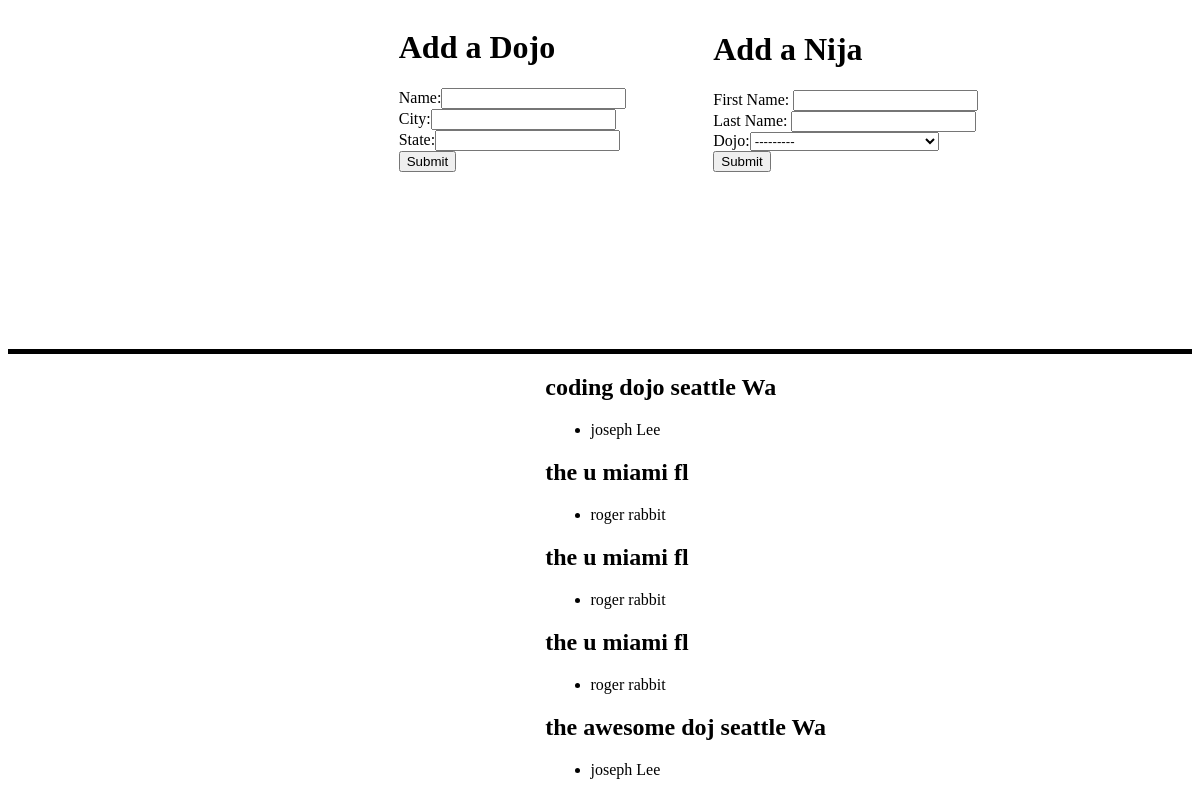
Before: / with the older database file.
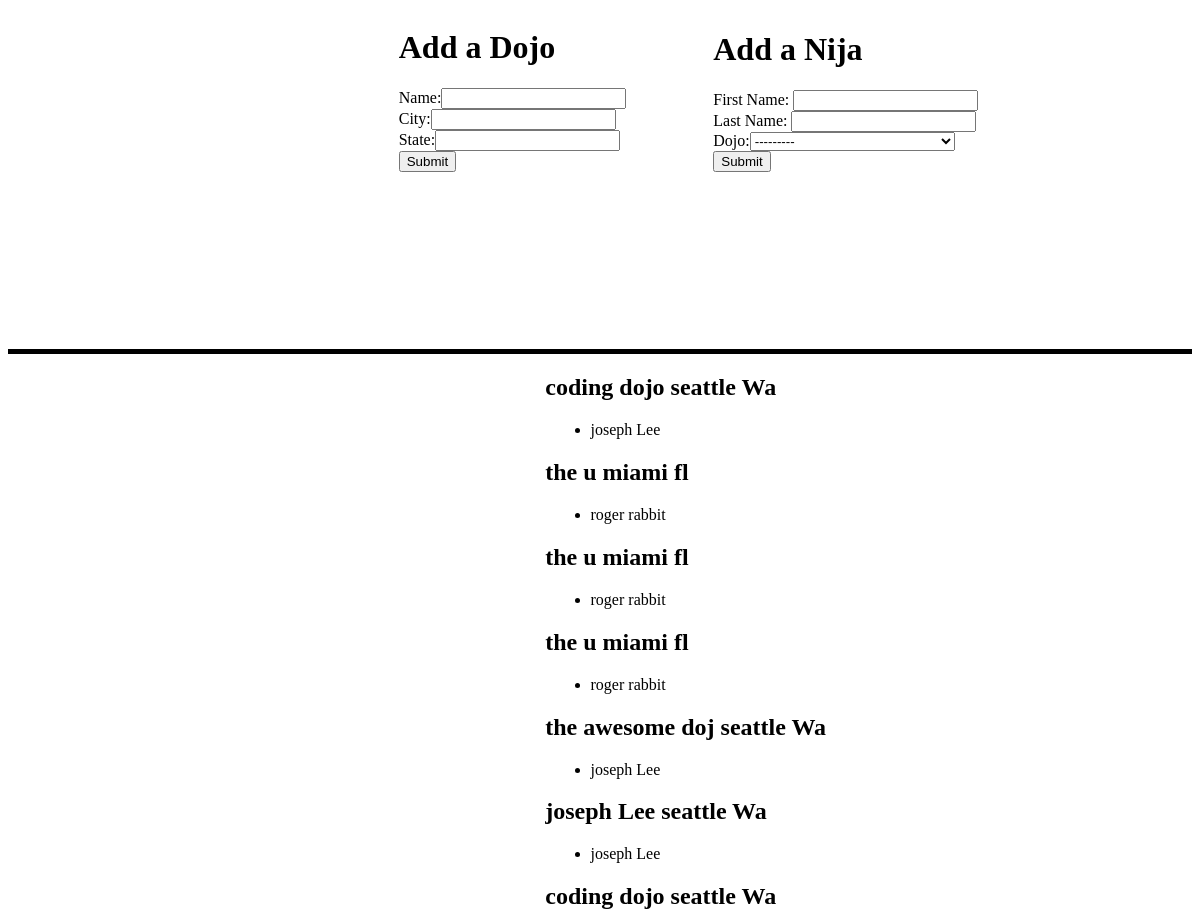
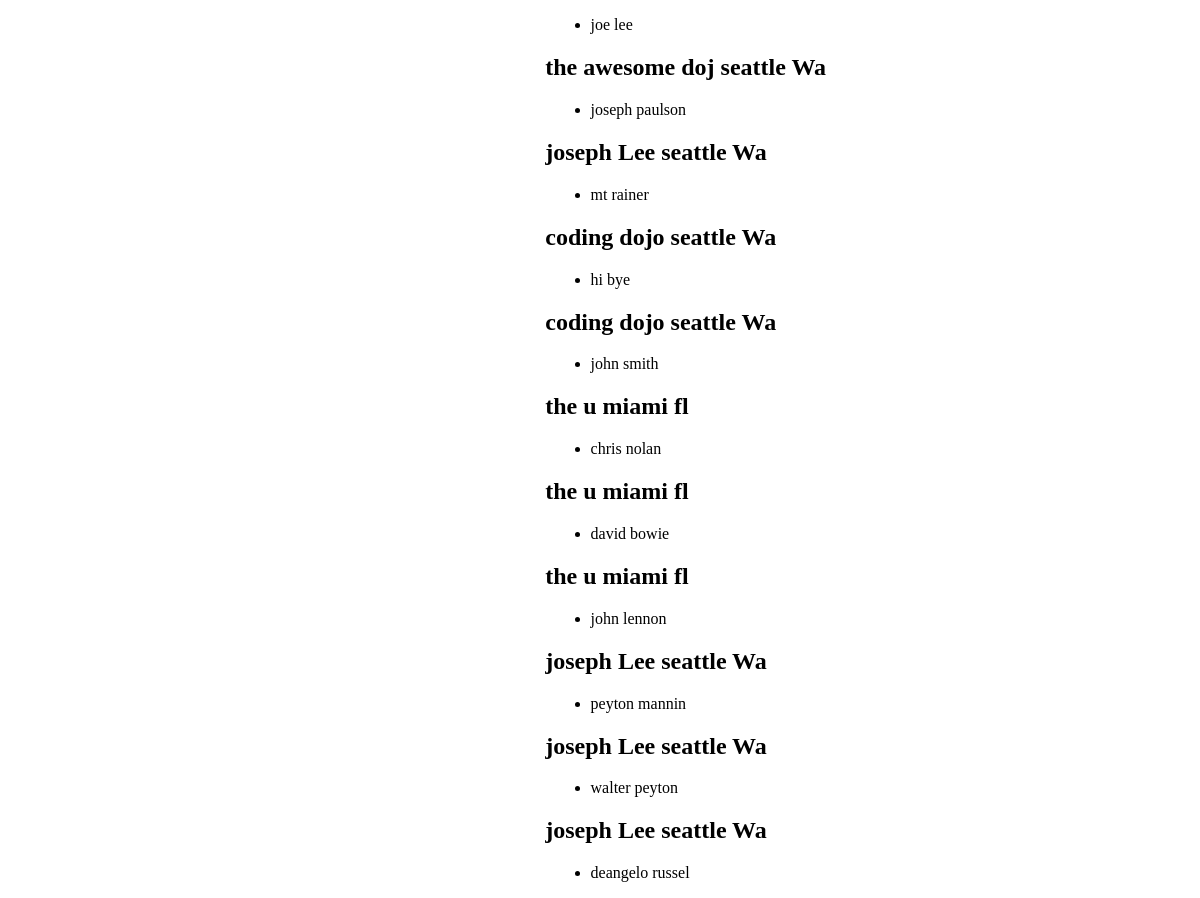
After: the same page with the newer database file (2 pictures, top to bottom).
### nija/models.py (models this page shows, shortened)
class Nija(models.Model):
    first_name = models.CharField(max_length=15)
    last_name = models.CharField(max_length= 20)
    dojo = models.ForeignKey(Dojo, related_name="nija", on_delete=models.CASCADE)

class Dojo(models.Model):
    name = models.CharField(max_length=15)
    city = models.CharField(max_length=10)
    state = models.CharField(max_length=2)
    def __str__(self):
        return self.name + " " + " " + self.city + " " + self.state

### nija/views.py (the view, shortened to what this page needs)
# urls.py: path('', views.form_one_view),
def form_one_view(request):
    form = DojoForm() # form your working with
    second_form = NijaForm()
    objs_ = Nija.objects.all()
    objs = Dojo.objects.all()
    context = {'form':form,'second_form':second_form, 'objs':objs, 'objs_':objs_}
    return render(request, 'index.html', context)

### nija/forms.py
class DojoForm(ModelForm):
    class Meta:
        model = Dojo
        fields = '__all__'

class NijaForm(ModelForm):
    class Meta:
        model = Nija
        fields = '__all__'

### nija/templates/index.html (shortened to what this page needs)
<!DOCTYPE html>
<html lang="en">
<head>
    {% load static %}
    <link rel="stylesheet"  href="{% static 'css/style.css' %}">
</head>
<body>
    <div class="new_div">
        <header><h1>Add a Dojo</h1></header>
        <form action="/" method="post">
            <div>
                <label>Name:</label>{{form.name}}<br>
                <labl>City:</label>{{form.city}}<br>
                <label>State:</label>{{form.state}}<br>
            </div>
                <input class="input" type="submit">
        </form>
    </div>
    <div class="new_div_">
        <header><h1>Add a Nija</h1></header>
        <form action="/" method="post">
            <div>
                <label>First Name: </label>{{second_form.first_name}}<br>
                <labl>Last Name: </label>{{second_form.last_name}}<br>
                <label>Dojo:</label>{{second_form.dojo}}<br>
            </div>
                <input class="input" type="submit">
        </form>
    </div>
    <div class="bot-div">
        {% for obj_ in objs_ %}
            <ul>
            <h2>{{obj_.dojo}}</h2>
                <li>{{obj_.first_name}} {{obj_.last_name}}</li>
            </ul>
        {% endfor %}
    </div>
</body>
</html>

### nija/static/css/style.css (style rules this page uses)
.new_div { display:inline-block; margin-left: 33%; }
.new_div_ { display:inline-block; margin-left: 7%; }
.bot-div { margin-top: 15%; border-top: 5px solid black; }
ul { margin-left: 42%; }
li { margin-left: 7%; }

Changed rows visible on the page:
added Nija: dojo "joseph Lee seattle Wa", first_name "joseph", last_name "Lee"
added Nija: dojo "coding dojo seattle Wa", first_name "joe", last_name "lee"
added Nija: dojo "the awesome doj seattle Wa", first_name "joseph", last_name "paulson"
added Nija: dojo "joseph Lee seattle Wa", first_name "mt", last_name "rainer"
added Nija: dojo "coding dojo seattle Wa", first_name "hi", last_name "bye"
added Nija: dojo "coding dojo seattle Wa", first_name "john", last_name "smith"
added Nija: dojo "the u miami fl", first_name "chris", last_name "nolan"
added Nija: dojo "the u miami fl", first_name "david", last_name "bowie"
added Nija: dojo "the u miami fl", first_name "john", last_name "lennon"
added Nija: dojo "joseph Lee seattle Wa", first_name "peyton", last_name "mannin"
added Nija: dojo "joseph Lee seattle Wa", first_name "walter", last_name "peyton"
added Nija: dojo "joseph Lee seattle Wa", first_name "deangelo", last_name "russel"
